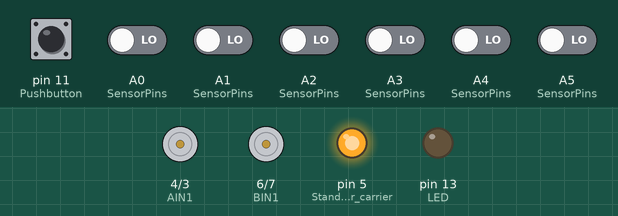
This sketch was run on a simulated Arduino Nano, built with avr-gcc and run on an emulated ATmega328P. Parts: motor-driver pin pairs drawn as motors (green arrow = first pin HIGH = forward, orange = second pin HIGH = backward, longer = more drive, scaled by the enable pin, stopped while the standby pin is LOW), output pins drawn as LEDs (lit = HIGH). The inputs (shaded band) are chosen by the test bench; at power-on: pin 11 (Pushbutton) HIGH, A0 (SensorPins), A1 (SensorPins), A2 (SensorPins), A3 (SensorPins), A4 (SensorPins), A5 (SensorPins) LOW.

Above: at 4.7 s.
4.8 s: pin 11 (Pushbutton) pulled LOW for 0.15 s
At 6.7 s:
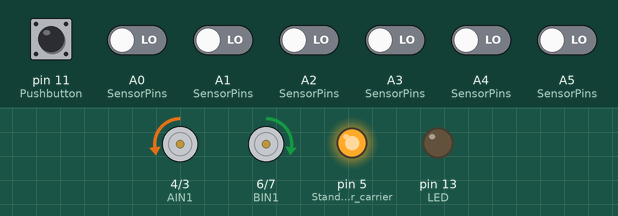
7.3 s: A0 (SensorPins) driven HIGH
At 7.9 s:
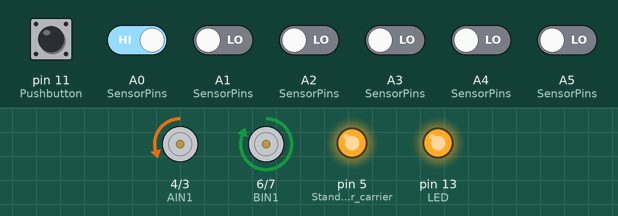
10.3 s: A3 (SensorPins) driven HIGH
13.3 s: A4 (SensorPins) driven HIGH
At 13.51 s:
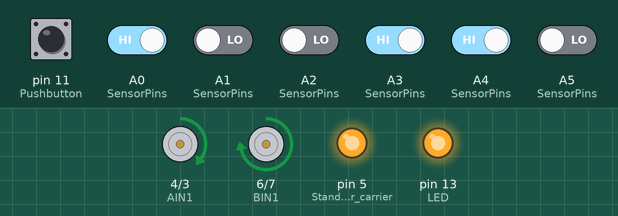
16.3 s: A5 (SensorPins) driven HIGH
At 16.55 s:
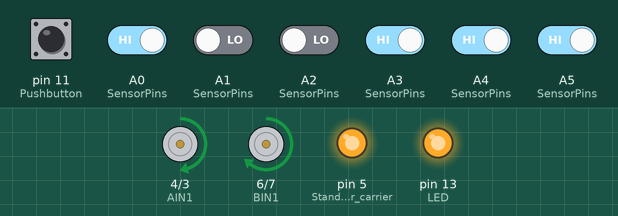
19.3 s: A0 (SensorPins) driven LOW
Timing chart, 0 to 23.3 s (numbered marks = the images above; inputs shaded):
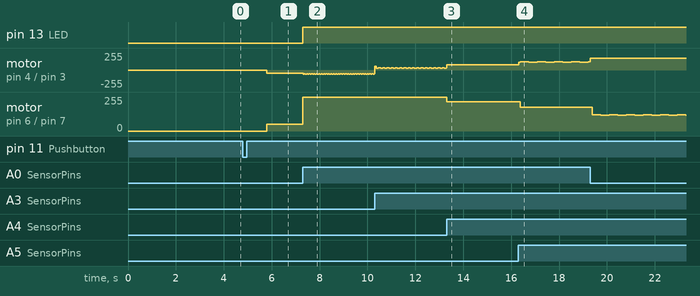

Measured:
- after the input at 4.8 s, motor on pin 4 (AIN1) / pin 3 (AIN2): stopped → backward 50/255 after 1.0 s; motor on pin 6 (BIN1) / pin 7 (BIN2): stopped → forward 50/255 after 1.0 s
- after the input at 7.3 s, pin 13 (LED): LOW → HIGH at once; motor on pin 4 (AIN1) / pin 3 (AIN2): alternates backward 60/255 for 0.05 s and backward 59/255 for 0.05 s, starting at once; motor on pin 6 (BIN1) / pin 7 (BIN2): forward 50/255 → forward 255/255 at once
- after the input at 13.3 s, motor on pin 4 (AIN1) / pin 3 (AIN2): alternates forward 81/255 for 0.14 s and forward 80/255 for 0.16 s, starting at once; motor on pin 6 (BIN1) / pin 7 (BIN2): alternates forward 220/255 for 0.16 s and forward 219/255 for 0.14 s, starting at once
- after the input at 16.3 s, motor on pin 6 (BIN1) / pin 7 (BIN2): alternates forward 180/255 for 0.36 s and forward 179/255 for 0.36 s, starting after 0.07 s

The sketch:

QTR_2.ino
```cpp
#include <QTRSensors.h>

//--------Pin definitions for the TB6612FNG Motor Driver----
#define AIN1 4
#define BIN1 6
#define AIN2 3
#define BIN2 7
#define PWMA 9
#define PWMB 10
//------------------------------------------------------------

//--------Enter Line Details here---------
bool isBlackLine = 1;  // Keep 1 for black line, 0 for white line
//-----------------------------------------

// PID variables
int P, D, I, previousError, PIDvalue;
double error;
int lsp, rsp;
int lfSpeed = 150;
int currentSpeed = 40;
int sensorWeight[8] = { 8, 4, 2, 1, -1, -2, -4, -8 };
int activeSensors;
float Kp = 0.06;
float Kd = 0.8;
float Ki = 0.00001;

int onLine = 1;

// QTR Sensor setup
QTRSensors qtr;
const uint8_t SensorPins[8] = { A0, A1, A2, A3, A4, A5, A6, A7 };
uint16_t sensorValues[8];

void setup() {
  Serial.begin(9600);

  // Initialize motor pins
  pinMode(AIN1, OUTPUT);
  pinMode(AIN2, OUTPUT);
  pinMode(BIN1, OUTPUT);
  pinMode(BIN2, OUTPUT);
  pinMode(PWMA, OUTPUT);
  pinMode(PWMB, OUTPUT);
  pinMode(11, INPUT_PULLUP);  // Pushbutton
  pinMode(12, INPUT_PULLUP);  // Pushbutton
  pinMode(13, OUTPUT);        // LED

  pinMode(5, OUTPUT);      // Standby for older carrier boards
  digitalWrite(5, HIGH);   // Enables the motor driver

  // Configure QTR sensor
  qtr.setTypeRC();  // Set sensor type to RC (reflectance)
  qtr.setSensorPins(SensorPins, 8);

  // Calibrate QTR sensor
  calibrate();
}

void loop() {
  // Wait for button press to start
  while (digitalRead(11)) {}
  delay(1000);

  while (1) {
    readLine();
    if (currentSpeed < lfSpeed) currentSpeed++;
    if (onLine == 1) {  // PID LINE FOLLOW
      linefollow();
      digitalWrite(13, HIGH);
    } else {
      digitalWrite(13, LOW);
      if (error < 1000) {
        motor1run(-50);
        motor2run(50);
      } else if (error > -1000) {
        motor1run(50);
        motor2run(-50);
      }
    }
  }
}

void linefollow() {
  error = 0;
  activeSensors = 0;

  // Calculate error using QTR sensor values
  uint16_t position = qtr.readLineBlack(sensorValues);
  error = position - 3500;  // 3500 is the center of the line

  // PID calculations
  P = error;
  I = I + error;
  D = error - previousError;

  PIDvalue = (Kp * P) + (Ki * I) + (Kd * D);
  previousError = error;

  // Adjust motor speeds
  lsp = currentSpeed - PIDvalue;
  rsp = currentSpeed + PIDvalue;

  // Constrain motor speeds
  lsp = constrain(lsp, 0, 255);
  rsp = constrain(rsp, -70, 255);

  // Run motors
  motor1run(rsp);
  motor2run(lsp);
}

void calibrate() {
  // Calibrate QTR sensor
  for (int i = 0; i < 100; i++) {
    qtr.calibrate();
    delay(10);
  }

  // Stop motors after calibration
  motor1run(0);
  motor2run(0);
}

void readLine() {
  onLine = 0;

  // Read QTR sensor values
  uint16_t position = qtr.readLineBlack(sensorValues);

  // Check if the robot is on the line
  for (int i = 0; i < 8; i++) {
    if (sensorValues[i] > 500) {
      onLine = 1;
      break;
    }
  }
}

//--------Function to run Motor 1-----------------
void motor1run(int motorSpeed) {
  motorSpeed = constrain(motorSpeed, -255, 255);
  if (motorSpeed > 0) {
    digitalWrite(AIN1, 1);
    digitalWrite(AIN2, 0);
    analogWrite(PWMA, motorSpeed);
  } else if (motorSpeed < 0) {
    digitalWrite(AIN1, 0);
    digitalWrite(AIN2, 1);
    analogWrite(PWMA, abs(motorSpeed));
  } else {
    digitalWrite(AIN1, 1);
    digitalWrite(AIN2, 1);
    analogWrite(PWMA, 0);
  }
}

//--------Function to run Motor 2-----------------
void motor2run(int motorSpeed) {
  motorSpeed = constrain(motorSpeed, -255, 255);
  if (motorSpeed > 0) {
    digitalWrite(BIN1, 1);
    digitalWrite(BIN2, 0);
    analogWrite(PWMB, motorSpeed);
  } else if (motorSpeed < 0) {
    digitalWrite(BIN1, 0);
    digitalWrite(BIN2, 1);
    analogWrite(PWMB, abs(motorSpeed));
  } else {
    digitalWrite(BIN1, 1);
    digitalWrite(BIN2, 1);
    analogWrite(PWMB, 0);
  }
}
```
